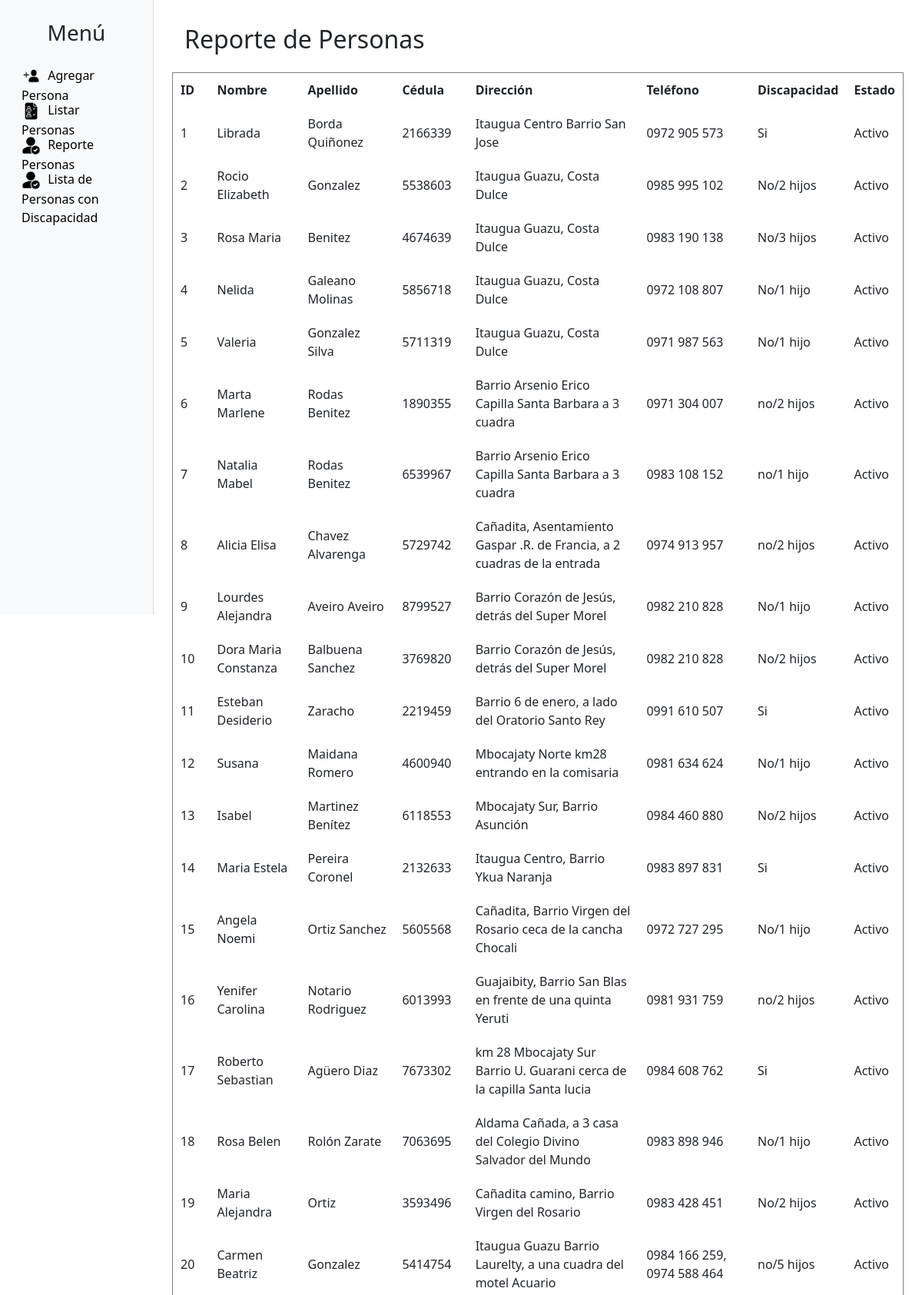
The page /index.php?page=reporte_persona (upper part) on the database its author committed.
### tables this page shows
CREATE TABLE `personas` (
  `id` int(11) NOT NULL,
  `nombre` varchar(100) NOT NULL,
  `apellido` varchar(100) NOT NULL,
  `ci` varchar(11) NOT NULL,
  `direccion` varchar(255) NOT NULL,
  `telefono` varchar(100) NOT NULL,
  `fecha_creacion` datetime DEFAULT current_timestamp(),
  `fecha_actualizacion` datetime DEFAULT current_timestamp() ON UPDATE current_timestamp(),
  `discapacidad` varchar(12) NOT NULL,
  `estado` varchar(11) NOT NULL
);

### reporte_persona.php (the view, shortened to what this page needs)
<?php
include 'conexion.php';
$sql = "SELECT * FROM personas";
$result = $conexion->query($sql);
if ($result->num_rows > 0) {
    echo "<h2>Reporte de Personas</h2>";
    echo "<table border='1' cellpadding='10'>
            <tr>
                <th>ID</th>
                <th>Nombre</th>
                <th>Apellido</th>
                <th>Cédula</th>
                <th>Dirección</th>
                <th>Teléfono</th>
                <th>Discapacidad</th>
                <th>Estado</th>
            </tr>";
    while($row = $result->fetch_assoc()) {
        echo "<tr>
                <td>" . $row["id"] . "</td>
                <td>" . $row["nombre"] . "</td>
                <td>" . $row["apellido"] . "</td>
                <td>" . $row["ci"] . "</td>
                <td>" . $row["direccion"] . "</td>
                <td>" . $row["telefono"] . "</td>
                <td>" . $row["discapacidad"] . "</td>
                <td>" . $row["estado"] . "</td>
              </tr>";
    }
    echo "</table>";
} else {
    echo "No se encontraron personas en la base de datos.";
}
?>

### index.php (shortened to what this page needs)
<!DOCTYPE html>
<html lang="es">
<head>
    <link href="bootstrap/css/bootstrap.min.css" rel="stylesheet">
    <link rel="stylesheet" href="bootstrap/css/font-awesome.min.css">
    <link rel="stylesheet" href="stilos.css">
</head>
<body>
    <div class="container-fluid">
        <div id="contenido">
        <div class="row">
            <nav class="col-md-3 col-lg-2 d-md-block bg-light sidebar">
                     <div class="position-sticky">
                            <h3 class="text-center mt-3">Menú</h3>
                <ul class="nav flex-column">
                <li class="nav-item">
                    <a class="nav-link" href="index.php?page=agregar_persona">
                        <img src="img/agregar.png" alt="Icono Agregar" style="width: 25px; height: 25px; margin-right: 5px;">
                        Agregar Persona
                    </a>
                </li>
                <li class="nav-item">
                    <a class="nav-link" href="index.php?page=listar_personas">
                        <img src="img/lista.png" alt="Icono Agregar" style="width: 25px; height: 25px; margin-right: 5px;">
                        Listar Personas
                    </a>
                </li>
                <li class="nav-item">
                    <a class="nav-link" href="index.php?page=reporte_persona">
                        <img src="img/listado.png" alt="Icono Agregar" style="width: 25px; height: 25px; margin-right: 5px;">
                        Reporte Personas
                    </a>
                </li>
                <li class="nav-item">
                    <a class="nav-link" href="#">
                        <img src="img/listado.png" alt="Icono Agregar" style="width: 25px; height: 25px; margin-right: 5px;">
                        Lista de Personas con Discapacidad
                    </a>
                </li>
                </ul>
                     </div>
            </nav>
            <main class="col-md-9 ms-sm-auto col-lg-10 px-md-4">
                <div class="pt-3">
                     <?php
                            if (isset($_GET['page'])) {
                            if ($_GET['page'] == 'agregar_persona') {
                                include 'agregar_persona.php';
                            } elseif ($_GET['page'] == 'listar_personas') {
                                include 'listar_personas.php';
                            } elseif ($_GET['page'] == 'editar_persona') {
                                include 'editar_persona.php';
                            } elseif ($_GET['page'] == 'reporte_persona') {
                                include 'reporte_persona.php';
                            }
                        }
                        ?>
                </div>
            </div>
        </div>
    </div>
    </body>
</html>

### stilos.css (style rules this page uses)
.sidebar { height: 100vh; position: fixed; background-color: #f8f9fa; border-right: 1px solid #ddd; }
.sidebar h3 { padding: 10px 0; }
.nav-link { color:black; height: 45px; font-size: 16px; }
.h2,h2 { font-size:2rem; padding: 1rem; }

### rows shown on the page
personas: id "1", nombre "Librada", apellido "Borda Quiñonez", ci "2166339", direccion "Itaugua Centro Barrio San Jose", telefono "0972 905 573", discapacidad "Si", estado "Activo"
personas: id "2", nombre "Rocio Elizabeth", apellido "Gonzalez", ci "5538603", direccion "Itaugua Guazu, Costa Dulce", telefono "0985 995 102", discapacidad "No/2 hijos", estado "Activo"
personas: id "3", nombre "Rosa Maria", apellido "Benitez", ci "4674639", direccion "Itaugua Guazu, Costa Dulce", telefono "0983 190 138", discapacidad "No/3 hijos", estado "Activo"
personas: id "4", nombre "Nelida", apellido "Galeano Molinas", ci "5856718", direccion "Itaugua Guazu, Costa Dulce", telefono "0972 108 807", discapacidad "No/1 hijo", estado "Activo"
personas: id "5", nombre "Valeria", apellido "Gonzalez Silva", ci "5711319", direccion "Itaugua Guazu, Costa Dulce", telefono "0971 987 563", discapacidad "No/1 hijo", estado "Activo"
personas: id "6", nombre "Marta Marlene", apellido "Rodas Benitez", ci "1890355", direccion "Barrio Arsenio Erico Capilla Santa Barbara a 3 cuadra", telefono "0971 304 007", discapacidad "no/2 hijos", estado "Activo"
personas: id "7", nombre "Natalia Mabel", apellido "Rodas Benitez", ci "6539967", direccion "Barrio Arsenio Erico Capilla Santa Barbara a 3 cuadra", telefono "0983 108 152", discapacidad "no/1 hijo", estado "Activo"
personas: id "8", nombre "Alicia Elisa", apellido "Chavez Alvarenga", ci "5729742", direccion "Cañadita, Asentamiento Gaspar .R. de Francia, a 2 cuadras de la entrada", telefono "0974 913 957", discapacidad "no/2 hijos", estado "Activo"
personas: id "9", nombre "Lourdes Alejandra", apellido "Aveiro Aveiro", ci "8799527", direccion "Barrio Corazón de Jesús, detrás del Super Morel", telefono "0982 210 828", discapacidad "No/1 hijo", estado "Activo"
personas: id "10", nombre "Dora Maria Constanza", apellido "Balbuena Sanchez", ci "3769820", direccion "Barrio Corazón de Jesús, detrás del Super Morel", telefono "0982 210 828", discapacidad "No/2 hijos", estado "Activo"
personas: id "11", nombre "Esteban Desiderio", apellido "Zaracho", ci "2219459", direccion "Barrio 6 de enero, a lado del Oratorio Santo Rey", telefono "0991 610 507", discapacidad "Si", estado "Activo"
personas: id "12", nombre "Susana", apellido "Maidana Romero", ci "4600940", direccion "Mbocajaty Norte km28 entrando en la comisaria", telefono "0981 634 624", discapacidad "No/1 hijo", estado "Activo"
personas: id "13", nombre "Isabel", apellido "Martinez Benítez", ci "6118553", direccion "Mbocajaty Sur, Barrio Asunción", telefono "0984 460 880", discapacidad "No/2 hijos", estado "Activo"
personas: id "14", nombre "Maria Estela", apellido "Pereira Coronel", ci "2132633", direccion "Itaugua Centro, Barrio Ykua Naranja", telefono "0983 897 831", discapacidad "Si", estado "Activo"
personas: id "15", nombre "Angela Noemi", apellido "Ortiz Sanchez", ci "5605568", direccion "Cañadita, Barrio Virgen del Rosario ceca de la cancha Chocali", telefono "0972 727 295", discapacidad "No/1 hijo", estado "Activo"
personas: id "16", nombre "Yenifer Carolina", apellido "Notario Rodriguez", ci "6013993", direccion "Guajaibity, Barrio San Blas en frente de una quinta Yeruti", telefono "0981 931 759", discapacidad "no/2 hijos", estado "Activo"
personas: id "17", nombre "Roberto Sebastian", apellido "Agüero Diaz", ci "7673302", direccion "km 28 Mbocajaty Sur Barrio U. Guarani cerca de la capilla Santa lucia", telefono "0984 608 762", discapacidad "Si", estado "Activo"
personas: id "18", nombre "Rosa Belen", apellido "Rolón Zarate", ci "7063695", direccion "Aldama Cañada, a 3 casa del Colegio Divino Salvador del Mundo", telefono "0983 898 946", discapacidad "No/1 hijo", estado "Activo"
personas: id "19", nombre "Maria Alejandra", apellido "Ortiz", ci "3593496", direccion "Cañadita camino, Barrio Virgen del Rosario", telefono "0983 428 451", discapacidad "No/2 hijos", estado "Activo"
personas: id "20", nombre "Carmen Beatriz", apellido "Gonzalez", ci "5414754", direccion "Itaugua Guazu Barrio Laurelty, a una cuadra del motel Acuario", telefono "0984 166 259, 0974 588 464", discapacidad "no/5 hijos", estado "Activo"
